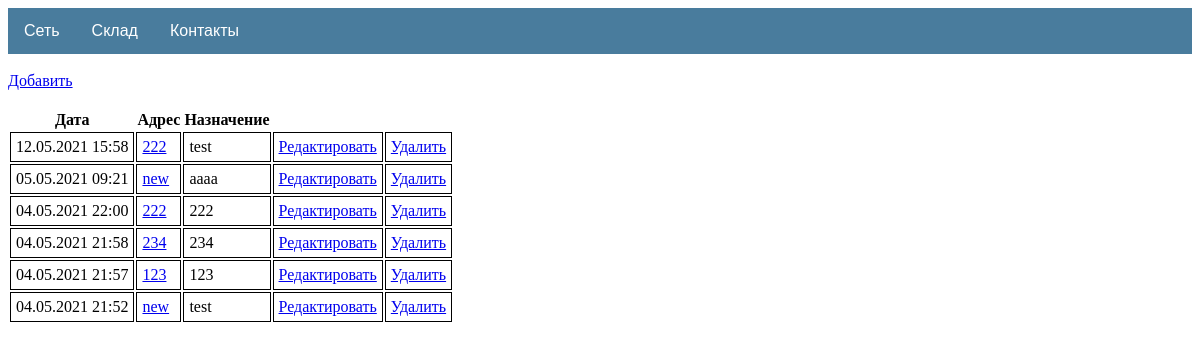
The app's page /storage/objects/ with its own data.
### storage/models.py (models this page shows, shortened)
class Object(models.Model):
    date_create = models.DateTimeField(auto_now_add=True)
    address = models.CharField(max_length=20, blank=True, verbose_name='Адрес')
    purpose = models.CharField(max_length=20, blank=True, verbose_name='Назначение')
    note = models.CharField(max_length=50, blank=True, verbose_name='Примечание')
    slug = models.SlugField(max_length=100, unique=True, verbose_name='URL')
    class Meta:
        ordering = ['-id']

### storage/views.py (the view)
# urls.py: path('objects/', ObjectList.as_view(), name='object_list'),
class ObjectList(ListView):
    model = Object
    template_name = 'storage/object_list.html'
    context_object_name = 'object_list'

### templates/storage/object_list.html
{% extends 'default.html' %}
{% block content %}
<br>
<div>
    <a href="{% url 'object_add' %}">Добавить</a>
</div>
<br>
{%  if object_list %}
<table>
    <tr>
        <th>
            Дата
        </th>
        <th>
            Адрес
        </th>
        <th>
            Назначение
        </th>
    </tr>
{% for object in object_list %}
    <tr>
        <td>
            {{ object.date_create | date:'d.m.Y H:i' }}
        </td>
        <td>
            <a href="{% url 'object_detail' object.slug %}">{{ object.address }}</a>
        </td>
        <td>
            {{ object.purpose }}
        </td>
        <td>
            <a href="{% url 'object_update' object.slug %}">Редактировать</a>
        </td>
        <td>
            <a href="{% url 'object_delete' object.slug %}">Удалить</a>
        </td>
    </tr>
{% endfor %}
</table>
{%  else %}
<h1>пусто</h1>
{% endif %}
{% endblock content %}

### static/css/default.css (style rules this page uses)
.table_default th, td { position: relative; border: 1px solid black; padding: 5px; word-wrap:break-word; }
.table_detail th, td { position: relative; border: 1px solid black; padding: 5px; word-wrap:break-word; }

### records on screen
Object: date_create "12.05.2021 15:58", address "222", purpose "test"
Object: date_create "05.05.2021 09:21", address "new", purpose "aaaa"
Object: date_create "04.05.2021 22:00", address "222", purpose "222"
Object: date_create "04.05.2021 21:58", address "234", purpose "234"
Object: date_create "04.05.2021 21:57", address "123", purpose "123"
Object: date_create "04.05.2021 21:52", address "new", purpose "test"
